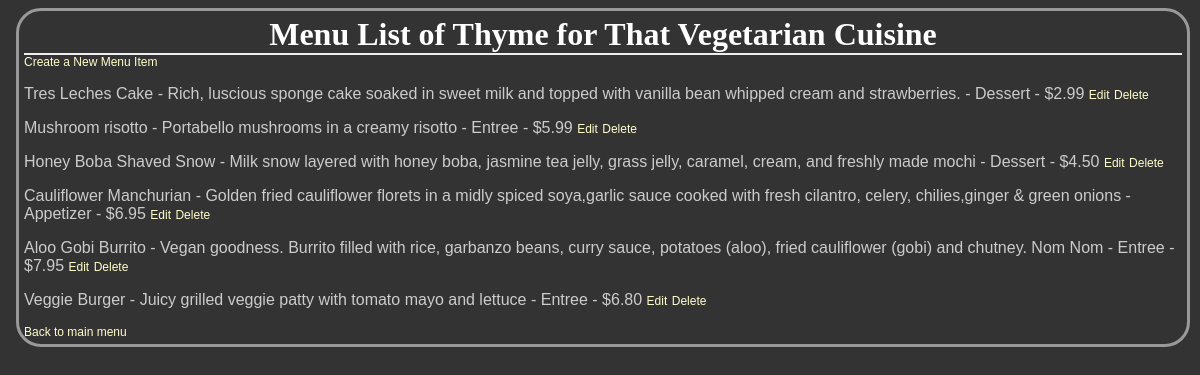
Page /restaurants/13/menu/ on the committed database.
### database_setup.py (models this page shows, shortened)
class Restaurant(Base):
    __tablename__ = 'restaurant'
    id = Column(Integer,primary_key=True)
    name = Column(String(250),nullable=False)

class MenuItem(Base):
    __tablename__ = 'menu_item'
    name = Column(String(80), nullable=False)
    id = Column(Integer,primary_key=True)
    course = Column(String(250))
    description = Column(String(250))
    price = Column(String(8))
    restaurant_id = Column(Integer, ForeignKey('restaurant.id'))
    restaurant = relationship(Restaurant)

### FinalProject.py (the view)
@app.route('/restaurants/<int:restaurant_id>/menu/')
def showMenu(restaurant_id):
    restaurant = session.query(Restaurant).filter_by(id=restaurant_id).one()
    items = session.query(MenuItem).filter_by(restaurant_id=restaurant_id) #fetches all those lickalicious menu items of the restaurant
    return render_template('menu.html',restaurant=restaurant,items=items)

### templates/menu.html (shortened to what this page needs)
<html>
<head>
	<link rel=stylesheet type=text/css href="{{ url_for('static', filename='styles.css') }}">
</head>
	<body>
	<div class = 'pane'>
		<div class = 'header'>
          		<h1>Menu List of {{restaurant.name}}</h1>
		</div>
    	     <a href = "{{url_for('newMenu',restaurant_id=restaurant.id)}}">Create a New Menu Item</a>
		{% for i in items %}
      		<p>{{i.name}} - {{i.description}} - {{i.course}} - {{i.price}}
	<a href="{{url_for('editMenu',restaurant_id=restaurant.id,menu_id=i.id)}}" >Edit</a>
	<a href="{{url_for('deleteMenu',restaurant_id=restaurant.id,menu_id=i.id)}}"  >Delete</a>
    </p>
		{% endfor %}
    <a href = "{{url_for('showRestaurants')}}">Back to main menu</a>
</div>
	</body>
</html>

### static/styles.css (style rules this page uses)
body { font-family: sans-serif; background-color: #333333 }
h1, h2, h3, h4 { color: #ffffff; }
h1, h2 { font-family: 'georgia', serif; margin: 0; }
h1 { border-bottom: 2px solid #eee; }
p, dd, dt { color: #cccccc; }
a { text-decoration: none; color: #ffffcc; font-size: .75em; }
.pane { position: relative; left: 3px; right: 3px; border: 3px solid #73AD21; border-radius: 25px; padding: 5px; margin: 5px; border-color: #999999; background-color: #333333 }
.header { left: 50%; text-align: center; }

### rows in the picture
Restaurant: name "Thyme for That Vegetarian Cuisine"
MenuItem: name "Tres Leches Cake", description "Rich, luscious sponge cake soaked in sweet milk and topped with vanilla bean whipped cream and strawberries.", course "Dessert", price "$2.99"
MenuItem: name "Mushroom risotto", description "Portabello mushrooms in a creamy risotto", course "Entree", price "$5.99"
MenuItem: name "Honey Boba Shaved Snow", description "Milk snow layered with honey boba, jasmine tea jelly, grass jelly, caramel, cream, and freshly made mochi", course "Dessert", price "$4.50"
MenuItem: name "Cauliflower Manchurian", description "Golden fried cauliflower florets in a midly spiced soya,garlic sauce cooked with fresh cilantro, celery, chilies,ginger & green onions", course "Appetizer", price "$6.95"
MenuItem: name "Aloo Gobi Burrito", description "Vegan goodness. Burrito filled with rice, garbanzo beans, curry sauce, potatoes (aloo), fried cauliflower (gobi) and chutney. Nom Nom", course "Entree", price "$7.95"
MenuItem: name "Veggie Burger", description "Juicy grilled veggie patty with tomato mayo and lettuce", course "Entree", price "$6.80"
